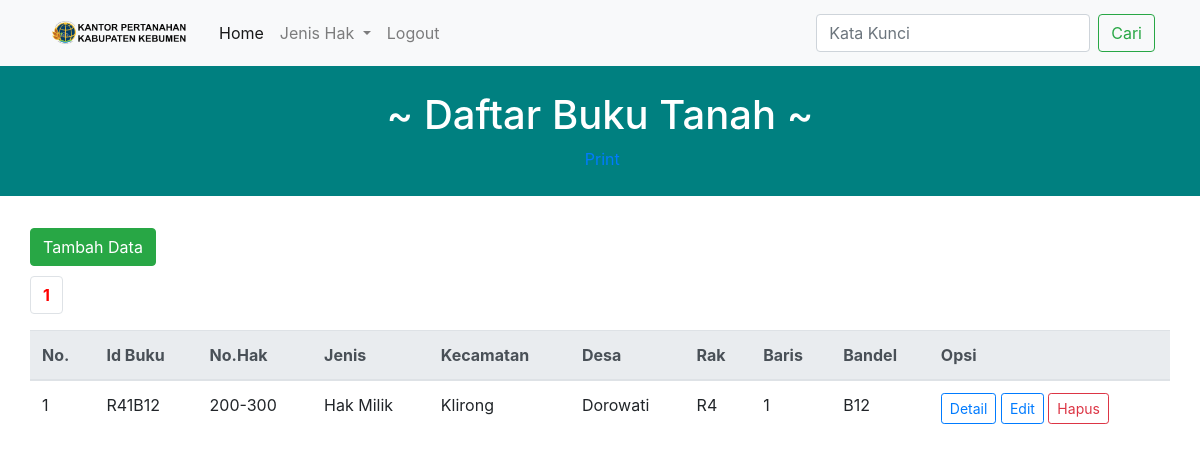
The app's page /HM.php with its own data.
### tables this page shows
CREATE TABLE `hakmilik` (
  `id` varchar(100) NOT NULL,
  `nh` varchar(100) NOT NULL,
  `jns` varchar(100) NOT NULL,
  `kec` varchar(100) NOT NULL,
  `kel` varchar(100) NOT NULL,
  `rak` varchar(100) NOT NULL,
  `bar` int(100) NOT NULL,
  `ban` varchar(100) NOT NULL
);

### HM.php (the view, shortened to what this page needs)
<!DOCTYPE html>
<html lang="en">
<head>
    <link rel="stylesheet" href="https://maxcdn.bootstrapcdn.com/bootstrap/4.0.0-beta/css/bootstrap.min.css"
>
    <link rel="stylesheet" href="style2.css">
</head>
<body>
    <nav class="navbar navbar-expand-lg navbar-light bg-light">
        <div class="container">
        <a class="navbar-brand" href="halaman_admin2.php"><img src="/BT/image/logo.png" width="150" height="40" class="d-inline-block align-top rounded-circle"
            alt=""></a>
<?php
require "koneksi.php";
$jmlDataPerHal = 3;
if (isset($_POST['cari'])){
	$cari=$_POST['cari'];
	$sql="select * from hakmilik where nh like'%$cari%' or
						  kel like '%$cari%' or
						  kec like '%$cari%'";
}else{
	$sql="select * from hakmilik";
}
$qry = mysqli_query($koneksi,$sql) or die(mysqli_error($koneksi));
$jmlData = mysqli_num_rows($qry);
$jmlHal = ceil($jmlData / $jmlDataPerHal);
if (isset($_GET['hal'])){
	$halAktif=$_GET['hal'];
}else{
	$halAktif=1;
}
$awalData=($jmlDataPerHal * $halAktif)-$jmlDataPerHal;
$kosong=false;
if (isset($_POST['cari'])){
	$cari=$_POST['cari'];
	$sql="select * from hakmilik where nh like'%$cari%' or
						  kel like '%$cari%' or
						  kec like '%$cari%'
						  limit $awalData,$jmlDataPerHal";
}else{
	$sql="select * from hakmilik limit $awalData,$jmlDataPerHal";
}
$hasil=mysqli_query($koneksi,$sql) or die(mysqli_error($koneksi));
?>
        <div class="collapse navbar-collapse" id="navbarSupportedContent">
            <ul class="navbar-nav mr-auto">
                <li class="nav-item active">
                    <a class="nav-link" href="halaman_admin.php">Home <span class="sr-only">(current)</span></a>
                </li>
                <ul class="navbar-nav">
                <li class="nav-item dropdown">
                <a class="nav-link dropdown-toggle" href="#" id="navbarDarkDropdownMenuLink" role="button" data-bs-toggle="dropdown" aria-expanded="false">
                    Jenis Hak
                </a>
                </li>
            </ul>
                <li class="nav-item">
                    <a class="nav-link" href="logout.php">Logout</a>
                </li>
            </ul>
            <form action="" method="post" class="form-inline my-2 my-lg-0">
                <input class="form-control mr-sm-2" name="cari" type="text" placeholder="Kata Kunci" aria-label="Search" autofocus autocomplete="off">
                <button class="btn btn-outline-success my-2 my-sm-0" type="submit">Cari</button>
            </form>
        </div>
        </div>
    </nav>
<div class="jumbotron jumbotron-fluid bg-petanikode1 text-white">
            <div class="container">
                <div class="row">
                    <div class="col">
					<center>
							<h1 class="an">~ Daftar Buku Tanah ~</h1>
						</center>
	<div class="text-center"><a href="prnPdf.php"><span class="fas fa-print">&nbsp;Print</span></a></div>
    </div>
    </div>
</div>
</div>
<div class="utama">
    <span class="float-left">
		<a class="btn btn-success" href="tambahHM.php">Tambah Data</a>
	</span>
	<br><br>
	<ul class="pagination">
		<?php
		for($i=1;$i<=$jmlHal;$i++){
			if ($i==$halAktif){
				echo "<li class='page-item'><a class='page-link' href=?hal=$i style='font-weight:bold;color:red;'>$i</a></li>";
			}else{
				echo "<li class='page-item'><a class='page-link' href=?hal=$i>$i</a></li>";
			}
		}
		?>
	</ul>
	<table class="table table-hover">
	<thead class="thead-light">
	<tr>
		<th>No.</th>
		<th>Id Buku</th>
        <th>No.Hak</th>
		<th>Jenis</th>
		<th>Kecamatan</th>
		<th>Desa</th>
		<th>Rak</th>
        <th>Baris</th>
		<th>Bandel</th>
		<th>Opsi</th>
	</tr>
	</thead>
	<tbody>
	<?php
	if ($kosong){
		?>
		<tr><th colspan="6">
			<div class="alert alert-info alert-dismissible fade show text-center">
			Data tidak ada
			</div>
		</th></tr>
		<?php
	}else{
		if($awalData==0){
			$no=$awalData+1;
		}else{
			$no=$awalData;
		}
		while($row=mysqli_fetch_assoc($hasil)){
			?>
			<tr>
				<td><?php echo $no?></td>
				<td><?php echo $row["id"]?></td>
				<td><?php echo $row["nh"]?></td>
				<td><?php echo $row["jns"]?></td>
				<td><?php echo $row["kec"]?></td>
                <td><?php echo $row["kel"]?></td>
                <td><?php echo $row["rak"]?></td>
                <td><?php echo $row["bar"]?></td>
				<td><?php echo $row["ban"]?></td>
				<td>
				<a class="btn btn-outline-primary btn-sm" href="detailHM.php?kode=<?php echo $row['id']?>">Detail</a>
				<a class="btn btn-outline-primary btn-sm" href="editHM.php?kode=<?php echo $row['id']?>">Edit</a>
				<a class="btn btn-outline-danger btn-sm" href="hpsHM.php?kode=<?php echo $row["id"]?>" id="linkHps" onclick="return confirm('Yakin dihapus nih?')">Hapus</a>
				</td>
			</tr>
			<?php
			$no++;
		}
	}
	?>
	</tbody>
	</table>
</div>
</body>
</html>

### style2.css (style rules this page uses)
.bg-petanikode1 { background: #008080; padding: 25px; }
.utama { margin-left: 30px; margin-right: 30px; }
a { text-decoration:none; }

### records on screen
hakmilik: id "R41B12", nh "200-300", jns "Hak Milik", kec "Klirong", kel "Dorowati", rak "R4", bar "1", ban "B12"
